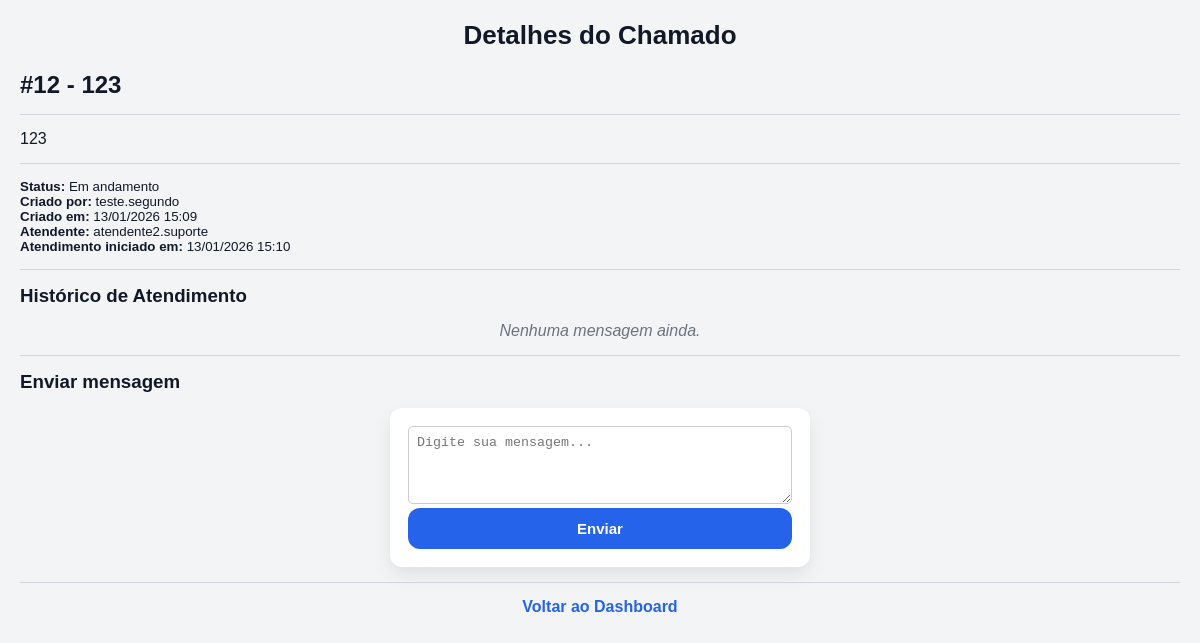
Page /ticket/12 (signed in) on the committed database.
### tables this page shows
CREATE TABLE tickets (
    id INTEGER PRIMARY KEY AUTOINCREMENT, -- ID único do chamado (auto incremento)

    titulo TEXT NOT NULL,                 -- Título do chamado
    descricao TEXT NOT NULL,              -- Descrição do problema

    status TEXT NOT NULL,                 -- Status do ticket: Aberto | Em andamento | Fechado

    user_id INTEGER NOT NULL,             -- ID do usuário que criou o chamado

    attendant_id INTEGER,                 -- ID do atendente responsável (pode ser NULL)

    created_at TEXT NOT NULL,             -- Data/hora de criação do chamado

    started_at TEXT,                      -- Data/hora de início do atendimento (pode ser NULL)
    closed_at TEXT,                       -- Data/hora de fechamento (pode ser NULL)

    is_hidden INTEGER NOT NULL,           -- 0 = visível | 1 = oculto (soft delete)

    hidden_by INTEGER,                    -- ID de quem ocultou (atendente/admin)
    hidden_at TEXT                        -- Data/hora que foi ocultado
);

CREATE TABLE users (
    id INTEGER PRIMARY KEY AUTOINCREMENT,
    username TEXT NOT NULL UNIQUE,
    email TEXT,
    senha TEXT NOT NULL,
    is_admin INTEGER NOT NULL
);

### app.py (the view, shortened to what this page needs)
@app.route('/ticket/<int:ticket_id>')
def ticket_detail(ticket_id):
    if 'user_id' not in session:
        return redirect(url_for('login'))
    nivel = session.get('nivel')
    conn = get_db_connection()
    cursor = conn.cursor()
    cursor.execute("""
        SELECT
            tickets.id,
            tickets.status,
            tickets.is_hidden,
            attendant.username AS attendant_name
        FROM tickets
        LEFT JOIN users AS attendant ON tickets.attendant_id = attendant.id
        WHERE tickets.id = ?
    """, (ticket_id,))
    info = cursor.fetchone()
    if not info:
        conn.close()
        flash(f"Chamado Nº: {ticket_id} não encontrado.", "error")
        return redirect(url_for('dashboard'))
    status = info["status"]
    is_hidden = info["is_hidden"]
    atendente = info["attendant_name"] or "—"
    if is_hidden == 1 and nivel != 2:
        conn.close()
        flash(f"Chamado Nº: {ticket_id} não encontrado.", "error")
        return redirect(url_for('dashboard'))
    if nivel == 2:
        cursor.execute("""
            SELECT
                tickets.id,
                tickets.titulo,
                tickets.descricao,
                tickets.status,
                tickets.created_at,
                tickets.started_at,
                tickets.closed_at,
                tickets.is_hidden,
                creator.username,
                attendant.username,
                hider.username,
                tickets.hidden_at
            FROM tickets
            JOIN users AS creator ON tickets.user_id = creator.id
            LEFT JOIN users AS attendant ON tickets.attendant_id = attendant.id
            LEFT JOIN users AS hider ON tickets.hidden_by = hider.id
            WHERE tickets.id = ?
        """, (ticket_id,))
        ticket = cursor.fetchone()
    elif nivel == 0:
        cursor.execute("""
            SELECT
                tickets.id,
                tickets.titulo,
                tickets.descricao,
                tickets.status,
                tickets.created_at,
                tickets.started_at,
                tickets.closed_at,
                tickets.is_hidden,
                creator.username,
                attendant.username,
                hider.username,
                tickets.hidden_at
            FROM tickets
            JOIN users AS creator ON tickets.user_id = creator.id
            LEFT JOIN users AS attendant ON tickets.attendant_id = attendant.id
            LEFT JOIN users AS hider ON tickets.hidden_by = hider.id
            WHERE tickets.id = ?
              AND tickets.user_id = ?
              AND tickets.is_hidden = 0
        """, (ticket_id, session['user_id']))
        ticket = cursor.fetchone()
    cursor.execute("""
        SELECT
            ticket_comments.id,
            ticket_comments.comment,
            ticket_comments.created_at,
            users.username
        FROM ticket_comments
        JOIN users ON ticket_comments.user_id = users.id
        WHERE ticket_comments.ticket_id = ?
        ORDER BY ticket_comments.id ASC
    """, (ticket_id,))
    comments = cursor.fetchall()
    conn.close()
    return render_template('ticket_detail.html', ticket=ticket, comments=comments)

### app.py (called while the page is built)
def get_db_connection():
    conn = sqlite3.connect('database.db')
    conn.row_factory = sqlite3.Row  # melhora leitura (pode acessar por nome)
    return conn

### templates/ticket_detail.html (shortened to what this page needs)
{% extends "base.html" %}
{% block content %}
<h1>Detalhes do Chamado</h1>
<h2>#{{ ticket[0] }} - {{ ticket[1] }}</h2>
<hr>
<p>{{ ticket[2] }}</p>
<hr>
<small>
    <p><strong>Status:</strong>
        {% if ticket[7] == 1 %}
            Ocultado
        {% else %}
            {{ ticket[3] }}
        {% endif %}
    </p>
    <p><strong>Criado por:</strong> {{ ticket[8] }}</p>
    <p><strong>Criado em:</strong> {{ ticket[4] }}</p>
    {% if ticket[9] %}
        <p><strong>Atendente:</strong> {{ ticket[9] }}</p>
    {% endif %}
    {% if ticket[5] %}
        <p><strong>Atendimento iniciado em:</strong> {{ ticket[5] }}</p>
    {% endif %}
</small>
<hr>
<h3>Histórico de Atendimento</h3>
{% if comments %}
    {% for c in comments %}
        <div class="card">
            <small>
                <strong>{{ c[3] }}</strong> • {{ c[2] }}
            </small>
            <p style="margin-top:6px;">{{ c[1] }}</p>
        </div>
    {% endfor %}
{% else %}
    <p class="vazio">Nenhuma mensagem ainda.</p>
{% endif %}
<hr>
<h3>Enviar mensagem</h3>
<form method="POST" action="{{ url_for('add_comment', ticket_id=ticket[0]) }}">
    <textarea name="comment" rows="4" required placeholder="Digite sua mensagem..."></textarea>
    <button type="submit">Enviar</button>
</form>
<hr>
<p style="text-align:center;">
    <a href="{{ url_for('dashboard') }}">Voltar ao Dashboard</a>
</p>
{% endblock %}

### static/style.css (style rules this page uses)
* { margin: 0; padding: 0; box-sizing: border-box; }
body { font-family: Arial, Helvetica, sans-serif; background: #f3f4f6; color: #111827; padding: 20px; }
h1 { text-align: center; margin-bottom: 20px; font-size: 26px; }
a { color: #2563eb; text-decoration: none; font-weight: bold; }
hr { margin: 15px 0; border: none; border-top: 1px solid #d1d5db; }
form { background-color: #ffffff; width: 100%; max-width: 420px; margin: 15px auto; padding: 18px; border-radius: 12px; box-shadow: 0 8px 18px rgba(0,0,0,0.08); }
button { width: 100%; padding: 12px; background-color: #2563eb; color: white; border: none; cursor: pointer; border-radius: 12px; font-size: 15px; font-weight: bold; transition: 0.2s; }
.vazio { font-style: italic; color: #6b7280; text-align: center; margin-top: 15px; }
textarea { width: 100%; padding: 8px; resize: vertical; border-radius: 5px; border: 1px solid #ccc; }

### rows in the picture
tickets: id "12", titulo "123", descricao "123", status "Em andamento", created_at "13/01/2026 15:09", started_at "13/01/2026 15:10"
users: username "teste.segundo"
users: username "atendente2.suporte"
